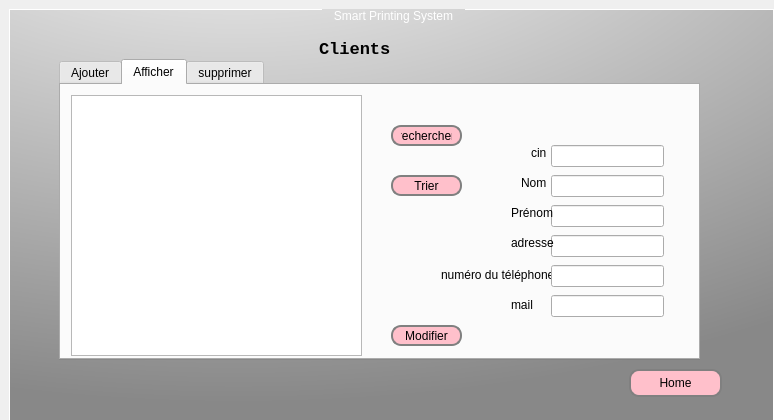
<?xml version="1.0" encoding="UTF-8"?>
<ui version="4.0">
 <class>SimpleEmp</class>
 <widget class="QDialog" name="SimpleEmp">
  <property name="geometry">
   <rect>
    <x>0</x>
    <y>0</y>
    <width>774</width>
    <height>420</height>
   </rect>
  </property>
  <property name="windowTitle">
   <string>Dialog</string>
  </property>
  <widget class="QStackedWidget" name="stackedWidget">
   <property name="geometry">
    <rect>
     <x>0</x>
     <y>0</y>
     <width>783</width>
     <height>433</height>
    </rect>
   </property>
   <property name="styleSheet">
    <string notr="true">
QGroupBox {
 
 background: qradialgradient(cx: 0.3, cy: -0.4, fx: 0.3, fy: -0.4, radius: 1.35, stop: 0 #fff, stop: 1 #888) ;/*background: linear-gradient(rgba(0,0,0,.5), rgba(0,0,0,.5)),url(feuille.jpg); 
    background-position: center;
    background-size: cover;
    display: flex;
    justify-content: center;
    align-items: center;
    font-family: 'Poppins', sans-serif*/
 
 color: rgb(255, 255, 255);
  border: 1px solid #ffffff;

    margin-top: 1ex; /* leave space at the top for the title */
}

QGroupBox::title {
    subcontrol-origin: margin;
    subcontrol-position: top center; /* position at the top center */
    padding: 0 10px;
    background-color: qlineargradient(x1: 0, y1: 0, x2: 0, y2: 1,
                                      stop: 0 #FF0ECE, stop: 1 #FFFFFF);
}


QPushButton {
border: 2px solid gray;
border-radius: 10px;
padding: 0 8px;
background-color:pink
}

 QPushButton:hover:!pressed{ background-color: qlineargradient(x1: 0, y1: 0, x2: 0, y2: 1,
                                      stop: 0 #FF0ECE, stop: 1 #FFFFFF); } 
QPushButton:hover { background-color: qlineargradient(x1: 0, y1: 0, x2: 0, y2: 1,
                                      stop: 0 #FF0ECE, stop: 1 #FFFFFF); }</string>
   </property>
   <property name="currentIndex">
    <number>1</number>
   </property>
   <widget class="QWidget" name="Home">
    <layout class="QHBoxLayout" name="horizontalLayout">
     <item>
      <widget class="QGroupBox" name="groupBox">
       <property name="styleSheet">
        <string notr="true">QGroupBox {
 
 background: qradialgradient(cx: 0.3, cy: -0.4, fx: 0.3, fy: -0.4, radius: 1.35, stop: 0 #fff, stop: 1 #888) ;/*background: linear-gradient(rgba(0,0,0,.5), rgba(0,0,0,.5)),url(feuille.jpg); 
    background-position: center;
    background-size: cover;
    display: flex;
    justify-content: center;
    align-items: center;
    font-family: 'Poppins', sans-serif*/
 
 color: rgb(255, 255, 255);
  border: 1px solid #ffffff;

    margin-top: 1ex; /* leave space at the top for the title */
}

QGroupBox::title {
    subcontrol-origin: margin;
    subcontrol-position: top center; /* position at the top center */
    padding: 0 10px;
    background-color: qlineargradient(x1: 0, y1: 0, x2: 0, y2: 1,
                                      stop: 0 #FF0ECE, stop: 1 #FFFFFF);
}
</string>
       </property>
       <property name="title">
        <string>Smart Printing System</string>
       </property>
       <widget class="QLabel" name="label_2">
        <property name="geometry">
         <rect>
          <x>70</x>
          <y>30</y>
          <width>561</width>
          <height>61</height>
         </rect>
        </property>
        <property name="font">
         <font>
          <family>Lucida Console</family>
          <pointsize>13</pointsize>
          <weight>75</weight>
          <bold>true</bold>
         </font>
        </property>
        <property name="text">
         <string>Bienvenue, vous êtes un simple employe!!</string>
        </property>
       </widget>
       <widget class="QPushButton" name="clButton">
        <property name="geometry">
         <rect>
          <x>280</x>
          <y>210</y>
          <width>121</width>
          <height>28</height>
         </rect>
        </property>
        <property name="styleSheet">
         <string notr="true">QPushButton#evilButton { background-color: red };</string>
        </property>
        <property name="text">
         <string>Clients</string>
        </property>
       </widget>
       <widget class="QPushButton" name="prodButton">
        <property name="geometry">
         <rect>
          <x>60</x>
          <y>130</y>
          <width>121</width>
          <height>28</height>
         </rect>
        </property>
        <property name="text">
         <string>Produits</string>
        </property>
       </widget>
       <widget class="QPushButton" name="cmdButton">
        <property name="geometry">
         <rect>
          <x>510</x>
          <y>130</y>
          <width>121</width>
          <height>28</height>
         </rect>
        </property>
        <property name="text">
         <string>Commandes</string>
        </property>
       </widget>
       <widget class="QPushButton" name="livrButton">
        <property name="geometry">
         <rect>
          <x>60</x>
          <y>270</y>
          <width>121</width>
          <height>28</height>
         </rect>
        </property>
        <property name="text">
         <string>Livraisons</string>
        </property>
       </widget>
       <widget class="QPushButton" name="deconnecterButton">
        <property name="geometry">
         <rect>
          <x>610</x>
          <y>370</y>
          <width>121</width>
          <height>28</height>
         </rect>
        </property>
        <property name="styleSheet">
         <string notr="true">QPushButton#evilButton { background-color: red };</string>
        </property>
        <property name="text">
         <string>Déconnecter</string>
        </property>
       </widget>
       <widget class="QPushButton" name="fournisseurButton">
        <property name="geometry">
         <rect>
          <x>510</x>
          <y>250</y>
          <width>141</width>
          <height>28</height>
         </rect>
        </property>
        <property name="text">
         <string>Fournisseurs</string>
        </property>
       </widget>
      </widget>
     </item>
    </layout>
   </widget>
   <widget class="QWidget" name="client">
    <layout class="QVBoxLayout" name="verticalLayout">
     <item>
      <widget class="QGroupBox" name="groupBox_2">
       <property name="styleSheet">
        <string notr="true">QGroupBox {
 
 background: qradialgradient(cx: 0.3, cy: -0.4, fx: 0.3, fy: -0.4, radius: 1.35, stop: 0 #fff, stop: 1 #888) ;/*background: linear-gradient(rgba(0,0,0,.5), rgba(0,0,0,.5)),url(feuille.jpg); 
    background-position: center;
    background-size: cover;
    display: flex;
    justify-content: center;
    align-items: center;
    font-family: 'Poppins', sans-serif*/
 
 color: rgb(255, 255, 255);
  border: 1px solid #ffffff;

    margin-top: 1ex; /* leave space at the top for the title */
}

QGroupBox::title {
    subcontrol-origin: margin;
    subcontrol-position: top center; /* position at the top center */
    padding: 0 10px;
    background-color: qlineargradient(x1: 0, y1: 0, x2: 0, y2: 1,
                                      stop: 0 #FF0ECE, stop: 1 #FFFFFF);
}
</string>
       </property>
       <property name="title">
        <string>Smart Printing System</string>
       </property>
       <widget class="QLabel" name="label_3">
        <property name="geometry">
         <rect>
          <x>310</x>
          <y>10</y>
          <width>431</width>
          <height>61</height>
         </rect>
        </property>
        <property name="font">
         <font>
          <family>Lucida Console</family>
          <pointsize>13</pointsize>
          <weight>75</weight>
          <bold>true</bold>
         </font>
        </property>
        <property name="text">
         <string>Clients</string>
        </property>
        <property name="alignment">
         <set>Qt::AlignJustify|Qt::AlignVCenter</set>
        </property>
       </widget>
       <widget class="QPushButton" name="homeButton">
        <property name="geometry">
         <rect>
          <x>620</x>
          <y>360</y>
          <width>93</width>
          <height>28</height>
         </rect>
        </property>
        <property name="text">
         <string>Home</string>
        </property>
       </widget>
       <widget class="QTabWidget" name="tabWidget">
        <property name="geometry">
         <rect>
          <x>50</x>
          <y>50</y>
          <width>641</width>
          <height>301</height>
         </rect>
        </property>
        <property name="currentIndex">
         <number>1</number>
        </property>
        <widget class="QWidget" name="tab">
         <attribute name="title">
          <string>Ajouter</string>
         </attribute>
         <widget class="QLabel" name="label_7">
          <property name="geometry">
           <rect>
            <x>30</x>
            <y>60</y>
            <width>56</width>
            <height>16</height>
           </rect>
          </property>
          <property name="text">
           <string>cin</string>
          </property>
         </widget>
         <widget class="QLabel" name="label_9">
          <property name="geometry">
           <rect>
            <x>30</x>
            <y>110</y>
            <width>71</width>
            <height>16</height>
           </rect>
          </property>
          <property name="text">
           <string>Nom</string>
          </property>
         </widget>
         <widget class="QLabel" name="label_10">
          <property name="geometry">
           <rect>
            <x>30</x>
            <y>160</y>
            <width>81</width>
            <height>16</height>
           </rect>
          </property>
          <property name="text">
           <string>Prénom</string>
          </property>
         </widget>
         <widget class="QLabel" name="label_11">
          <property name="geometry">
           <rect>
            <x>30</x>
            <y>210</y>
            <width>81</width>
            <height>16</height>
           </rect>
          </property>
          <property name="text">
           <string>adresse</string>
          </property>
         </widget>
         <widget class="QLabel" name="label_15">
          <property name="geometry">
           <rect>
            <x>330</x>
            <y>60</y>
            <width>111</width>
            <height>20</height>
           </rect>
          </property>
          <property name="text">
           <string>numéro du téléphone</string>
          </property>
         </widget>
         <widget class="QLineEdit" name="le_cin">
          <property name="geometry">
           <rect>
            <x>130</x>
            <y>60</y>
            <width>113</width>
            <height>22</height>
           </rect>
          </property>
         </widget>
         <widget class="QLineEdit" name="le_nom">
          <property name="geometry">
           <rect>
            <x>130</x>
            <y>110</y>
            <width>113</width>
            <height>22</height>
           </rect>
          </property>
         </widget>
         <widget class="QLineEdit" name="le_num">
          <property name="geometry">
           <rect>
            <x>440</x>
            <y>60</y>
            <width>113</width>
            <height>22</height>
           </rect>
          </property>
         </widget>
         <widget class="QLineEdit" name="le_prenom">
          <property name="geometry">
           <rect>
            <x>130</x>
            <y>160</y>
            <width>113</width>
            <height>22</height>
           </rect>
          </property>
         </widget>
         <widget class="QLineEdit" name="l_adresse">
          <property name="geometry">
           <rect>
            <x>130</x>
            <y>210</y>
            <width>113</width>
            <height>22</height>
           </rect>
          </property>
         </widget>
         <widget class="QPushButton" name="addbutton">
          <property name="geometry">
           <rect>
            <x>520</x>
            <y>220</y>
            <width>93</width>
            <height>28</height>
           </rect>
          </property>
          <property name="text">
           <string>valider</string>
          </property>
         </widget>
         <widget class="QLabel" name="label_16">
          <property name="geometry">
           <rect>
            <x>400</x>
            <y>110</y>
            <width>41</width>
            <height>20</height>
           </rect>
          </property>
          <property name="text">
           <string>mail</string>
          </property>
         </widget>
         <widget class="QLineEdit" name="le_mail">
          <property name="geometry">
           <rect>
            <x>440</x>
            <y>110</y>
            <width>113</width>
            <height>22</height>
           </rect>
          </property>
         </widget>
        </widget>
        <widget class="QWidget" name="tab_3">
         <attribute name="title">
          <string>Afficher</string>
         </attribute>
         <widget class="QTableView" name="table_client">
          <property name="geometry">
           <rect>
            <x>10</x>
            <y>10</y>
            <width>291</width>
            <height>261</height>
           </rect>
          </property>
         </widget>
         <widget class="QPushButton" name="pushButton">
          <property name="geometry">
           <rect>
            <x>330</x>
            <y>240</y>
            <width>71</width>
            <height>21</height>
           </rect>
          </property>
          <property name="text">
           <string>Modifier</string>
          </property>
         </widget>
         <widget class="QPushButton" name="pushButton_8">
          <property name="geometry">
           <rect>
            <x>330</x>
            <y>40</y>
            <width>71</width>
            <height>21</height>
           </rect>
          </property>
          <property name="text">
           <string>rechercher</string>
          </property>
         </widget>
         <widget class="QPushButton" name="pushButton_10">
          <property name="geometry">
           <rect>
            <x>330</x>
            <y>90</y>
            <width>71</width>
            <height>21</height>
           </rect>
          </property>
          <property name="text">
           <string>Trier</string>
          </property>
         </widget>
         <widget class="QLineEdit" name="l_adresse_2">
          <property name="geometry">
           <rect>
            <x>490</x>
            <y>150</y>
            <width>113</width>
            <height>22</height>
           </rect>
          </property>
         </widget>
         <widget class="QLineEdit" name="le_nom_2">
          <property name="geometry">
           <rect>
            <x>490</x>
            <y>90</y>
            <width>113</width>
            <height>22</height>
           </rect>
          </property>
         </widget>
         <widget class="QLineEdit" name="le_cin_2">
          <property name="geometry">
           <rect>
            <x>490</x>
            <y>60</y>
            <width>113</width>
            <height>22</height>
           </rect>
          </property>
         </widget>
         <widget class="QLineEdit" name="le_prenom_2">
          <property name="geometry">
           <rect>
            <x>490</x>
            <y>120</y>
            <width>113</width>
            <height>22</height>
           </rect>
          </property>
         </widget>
         <widget class="QLabel" name="label_13">
          <property name="geometry">
           <rect>
            <x>460</x>
            <y>90</y>
            <width>71</width>
            <height>16</height>
           </rect>
          </property>
          <property name="text">
           <string>Nom</string>
          </property>
         </widget>
         <widget class="QLabel" name="label_14">
          <property name="geometry">
           <rect>
            <x>450</x>
            <y>120</y>
            <width>81</width>
            <height>16</height>
           </rect>
          </property>
          <property name="text">
           <string>Prénom</string>
          </property>
         </widget>
         <widget class="QLabel" name="label_17">
          <property name="geometry">
           <rect>
            <x>450</x>
            <y>150</y>
            <width>81</width>
            <height>16</height>
           </rect>
          </property>
          <property name="text">
           <string>adresse</string>
          </property>
         </widget>
         <widget class="QLabel" name="label_18">
          <property name="geometry">
           <rect>
            <x>470</x>
            <y>60</y>
            <width>56</width>
            <height>16</height>
           </rect>
          </property>
          <property name="text">
           <string>cin</string>
          </property>
         </widget>
         <widget class="QLabel" name="label_20">
          <property name="geometry">
           <rect>
            <x>450</x>
            <y>210</y>
            <width>41</width>
            <height>20</height>
           </rect>
          </property>
          <property name="text">
           <string>mail</string>
          </property>
         </widget>
         <widget class="QLabel" name="label_19">
          <property name="geometry">
           <rect>
            <x>380</x>
            <y>180</y>
            <width>111</width>
            <height>20</height>
           </rect>
          </property>
          <property name="text">
           <string>numéro du téléphone</string>
          </property>
         </widget>
         <widget class="QLineEdit" name="le_num_2">
          <property name="geometry">
           <rect>
            <x>490</x>
            <y>180</y>
            <width>113</width>
            <height>22</height>
           </rect>
          </property>
         </widget>
         <widget class="QLineEdit" name="le_mail_2">
          <property name="geometry">
           <rect>
            <x>490</x>
            <y>210</y>
            <width>113</width>
            <height>22</height>
           </rect>
          </property>
         </widget>
        </widget>
        <widget class="QWidget" name="tab_2">
         <attribute name="title">
          <string>supprimer</string>
         </attribute>
         <widget class="QLabel" name="label_12">
          <property name="geometry">
           <rect>
            <x>50</x>
            <y>110</y>
            <width>71</width>
            <height>16</height>
           </rect>
          </property>
          <property name="text">
           <string>cin</string>
          </property>
         </widget>
         <widget class="QPushButton" name="deletebutton">
          <property name="geometry">
           <rect>
            <x>410</x>
            <y>220</y>
            <width>93</width>
            <height>28</height>
           </rect>
          </property>
          <property name="text">
           <string>supprimer</string>
          </property>
         </widget>
         <widget class="QPushButton" name="deletebutton_2">
          <property name="geometry">
           <rect>
            <x>530</x>
            <y>220</y>
            <width>93</width>
            <height>28</height>
           </rect>
          </property>
          <property name="text">
           <string>load</string>
          </property>
         </widget>
         <widget class="QLineEdit" name="le_cin_sup">
          <property name="geometry">
           <rect>
            <x>80</x>
            <y>110</y>
            <width>113</width>
            <height>22</height>
           </rect>
          </property>
         </widget>
        </widget>
       </widget>
      </widget>
     </item>
    </layout>
   </widget>
   <widget class="QWidget" name="produits">
    <layout class="QVBoxLayout" name="verticalLayout_2">
     <item>
      <widget class="QGroupBox" name="groupBox_4">
       <property name="title">
        <string>Smart Printing System</string>
       </property>
       <widget class="QLabel" name="label_4">
        <property name="geometry">
         <rect>
          <x>170</x>
          <y>60</y>
          <width>431</width>
          <height>61</height>
         </rect>
        </property>
        <property name="font">
         <font>
          <family>Lucida Console</family>
          <pointsize>13</pointsize>
          <weight>75</weight>
          <bold>true</bold>
         </font>
        </property>
        <property name="text">
         <string>Produits !!!</string>
        </property>
       </widget>
       <widget class="QPushButton" name="homeButton_2">
        <property name="geometry">
         <rect>
          <x>630</x>
          <y>360</y>
          <width>93</width>
          <height>28</height>
         </rect>
        </property>
        <property name="text">
         <string>Home</string>
        </property>
       </widget>
      </widget>
     </item>
    </layout>
   </widget>
   <widget class="QWidget" name="commandes">
    <layout class="QHBoxLayout" name="horizontalLayout_2">
     <item>
      <widget class="QGroupBox" name="groupBox_3">
       <property name="styleSheet">
        <string notr="true">QGroupBox {
 
 background: qradialgradient(cx: 0.3, cy: -0.4, fx: 0.3, fy: -0.4, radius: 1.35, stop: 0 #fff, stop: 1 #888) ;/*background: linear-gradient(rgba(0,0,0,.5), rgba(0,0,0,.5)),url(feuille.jpg); 
    background-position: center;
    background-size: cover;
    display: flex;
    justify-content: center;
    align-items: center;
    font-family: 'Poppins', sans-serif*/
 
 color: rgb(255, 255, 255);
  border: 1px solid #ffffff;

    margin-top: 1ex; /* leave space at the top for the title */
}

QGroupBox::title {
    subcontrol-origin: margin;
    subcontrol-position: top center; /* position at the top center */
    padding: 0 10px;
    background-color: qlineargradient(x1: 0, y1: 0, x2: 0, y2: 1,
                                      stop: 0 #FF0ECE, stop: 1 #FFFFFF);
}
</string>
       </property>
       <property name="title">
        <string>Smart Printing System</string>
       </property>
       <widget class="QLabel" name="label_5">
        <property name="geometry">
         <rect>
          <x>170</x>
          <y>50</y>
          <width>431</width>
          <height>61</height>
         </rect>
        </property>
        <property name="font">
         <font>
          <family>Lucida Console</family>
          <pointsize>13</pointsize>
          <weight>75</weight>
          <bold>true</bold>
         </font>
        </property>
        <property name="text">
         <string>Commandes !!</string>
        </property>
       </widget>
       <widget class="QPushButton" name="homeButton_3">
        <property name="geometry">
         <rect>
          <x>630</x>
          <y>360</y>
          <width>93</width>
          <height>28</height>
         </rect>
        </property>
        <property name="text">
         <string>Home</string>
        </property>
       </widget>
      </widget>
     </item>
    </layout>
   </widget>
   <widget class="QWidget" name="livraisons">
    <layout class="QHBoxLayout" name="horizontalLayout_4">
     <item>
      <widget class="QGroupBox" name="groupBox_5">
       <property name="title">
        <string>Smart Printing System</string>
       </property>
       <widget class="QLabel" name="label_6">
        <property name="geometry">
         <rect>
          <x>90</x>
          <y>50</y>
          <width>431</width>
          <height>61</height>
         </rect>
        </property>
        <property name="font">
         <font>
          <family>Lucida Console</family>
          <pointsize>13</pointsize>
          <weight>75</weight>
          <bold>true</bold>
         </font>
        </property>
        <property name="text">
         <string>Livraisons !!!!</string>
        </property>
       </widget>
       <widget class="QPushButton" name="homeButton_4">
        <property name="geometry">
         <rect>
          <x>620</x>
          <y>360</y>
          <width>93</width>
          <height>28</height>
         </rect>
        </property>
        <property name="text">
         <string>Home</string>
        </property>
       </widget>
      </widget>
     </item>
    </layout>
   </widget>
   <widget class="QWidget" name="fournisseurs">
    <widget class="QGroupBox" name="groupBox_7">
     <property name="geometry">
      <rect>
       <x>10</x>
       <y>10</y>
       <width>761</width>
       <height>411</height>
      </rect>
     </property>
     <property name="title">
      <string>Smart Printing System</string>
     </property>
     <widget class="QLabel" name="label_8">
      <property name="geometry">
       <rect>
        <x>170</x>
        <y>60</y>
        <width>321</width>
        <height>41</height>
       </rect>
      </property>
      <property name="font">
       <font>
        <family>Lucida Console</family>
        <pointsize>13</pointsize>
        <weight>75</weight>
        <bold>true</bold>
       </font>
      </property>
      <property name="text">
       <string>Fournisseurs !!</string>
      </property>
     </widget>
     <widget class="QPushButton" name="homeButton_6">
      <property name="geometry">
       <rect>
        <x>630</x>
        <y>360</y>
        <width>93</width>
        <height>28</height>
       </rect>
      </property>
      <property name="text">
       <string>Home</string>
      </property>
     </widget>
    </widget>
   </widget>
  </widget>
 </widget>
 <resources/>
 <connections/>
</ui>
